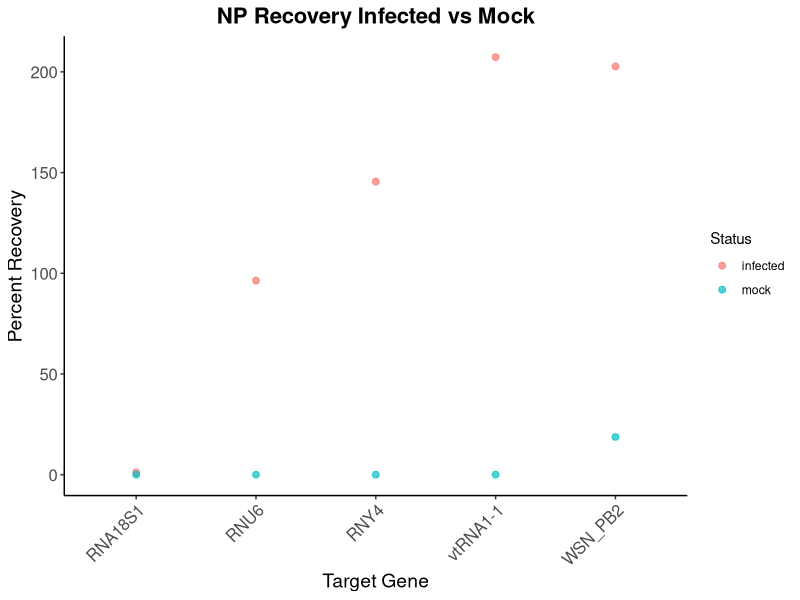
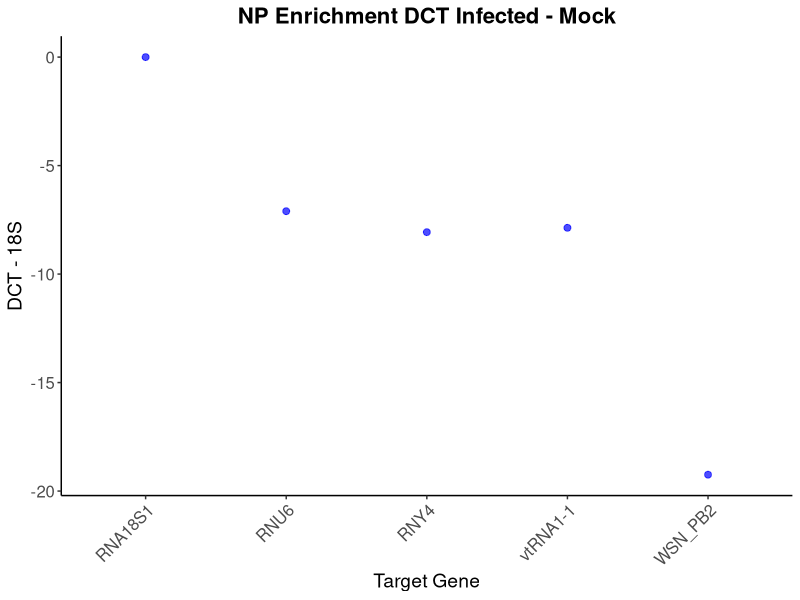
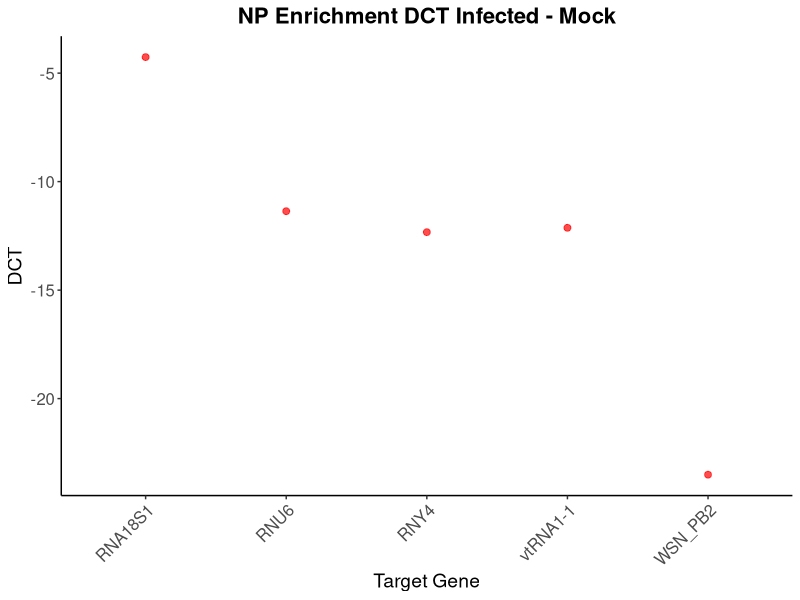

The R source for these figures, in order:
library(readxl)
library(dplyr)
library(tidyr)
library(writexl)
library(ggplot2)
library(ggpubr)

df <- read_excel("TN066/TN066.1_filtered.xlsx")

# Calculate mean CT, pivot wider, and convert to numeric
data <- df %>%
    group_by(`Sample Name`, `Target Name`) %>%
    summarise(CT = mean(CT, na.rm = TRUE), .groups = "drop") %>%
    pivot_wider(names_from = `Sample Name`, values_from = CT)
# Calculate the percent recovery for each enriched sample
# correcting for dilution factor
data_dct <- data %>%
  mutate(across(.cols = `infected enriched`,
                .fns  = ~ . - `infected input` - log2(0.02^-1),
                .names = "delta_ct_infected")) %>%
  mutate(across(.cols = `mock enriched`,
                .fns  = ~ . - `mock input` - log2(0.04^-1),
                .names = "delta_ct_mock")) %>%
  select(`Target Name`, starts_with("delta_ct_")) %>%
  mutate(across(.cols = starts_with("delta_ct_"),
                .fns = ~ 2^-.x,
                .names = "percent_recovery_{.col}")) %>%
  rename_with(~ sub("delta_ct_", "", .x), starts_with("percent_recovery_")) %>%
  select(`Target Name`, starts_with("percent_recovery_")) %>%
  pivot_longer(cols = -`Target Name`,
               names_to = "Condition",
               values_to = "percent_recovery",
               names_prefix = "percent_recovery_")

write_xlsx(data_dct, "TN066/rip_results.xlsx")

data_alt <- data %>%
  mutate(dct = `infected enriched` - `mock enriched`) 

rna18s1_dct <- data_alt %>%
  filter(`Target Name` == "RNA18S1") %>%
  pull(dct)

data_alt <- data_alt %>%
  mutate(dct_norm = dct - rna18s1_dct) %>%
  select(`Target Name`, dct, dct_norm)
write_xlsx(data_alt, "TN066/rip_dct_normalized.xlsx")

# Plot percent recovery data
p <- ggplot(data_dct, aes(x = `Target Name`, y = percent_recovery, color = Condition)) +
  geom_point(size = 2, alpha = 0.7) +
  labs(title = "NP Recovery Infected vs Mock",
    x = "Target Gene",
    y = "Percent Recovery",
    color = "Status") +
  theme_classic() +
  theme(axis.text.x = element_text(angle = 45, hjust = 1, size = 12),
        plot.title = element_text(hjust = 0.5, size = 16, face = "bold"),
        axis.title.x = element_text(size = 14),
        axis.title.y = element_text(size = 14),
        axis.text.y = element_text(size = 12))
ggsave("TN066/percent_recovery_plot.png", plot = p, width = 10, height = 6, dpi = 300)

# Plot dct normalized data
p2 <- ggplot(data_alt, aes(x = `Target Name`, y = dct_norm)) +
  geom_point(size = 2, alpha = 0.7, color = "blue") +
  labs(title = "NP Enrichment DCT Infected - Mock",
    x = "Target Gene",
    y = "DCT - 18S") +
  theme_classic() +
  theme(axis.text.x = element_text(angle = 45, hjust = 1, size = 12),
        plot.title = element_text(hjust = 0.5, size = 16, face = "bold"),
        axis.title.x = element_text(size = 14),
        axis.title.y = element_text(size = 14),
        axis.text.y = element_text(size = 12))
ggsave("TN066/dct_normalized_plot.png", plot = p2, width = 10, height = 6, dpi = 300)

p3 <- ggplot(data_alt, aes(x = `Target Name`, y = dct)) +
  geom_point(size = 2, alpha = 0.7, color = "red") +
  labs(title = "NP Enrichment DCT Infected - Mock",
    x = "Target Gene",
    y = "DCT") +
  theme_classic() +
  theme(axis.text.x = element_text(angle = 45, hjust = 1, size = 12),
        plot.title = element_text(hjust = 0.5, size = 16, face = "bold"),
        axis.title.x = element_text(size = 14),
        axis.title.y = element_text(size = 14),
        axis.text.y = element_text(size = 12))
ggsave("TN066/dct_plot.png", plot = p3, width = 10, height = 6, dpi = 300)